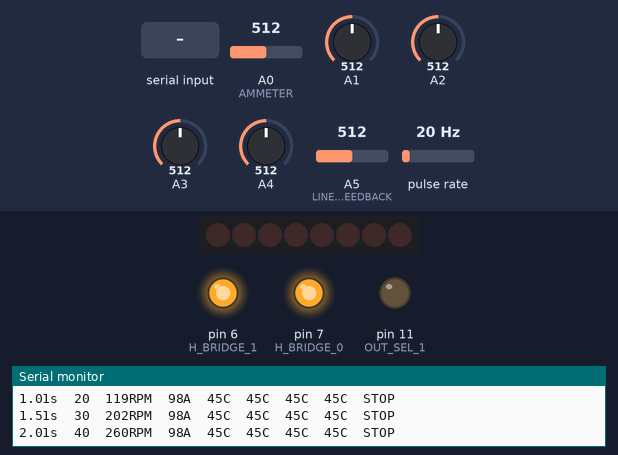
Recording of a sketch running on a simulated Arduino Uno, built with avr-gcc and run on an emulated ATmega328P. Shown: 8 shift-register outputs drawn as a row of LEDs (first output left, lit = HIGH), output pins drawn as LEDs (lit = HIGH), the last lines printed to the serial monitor. Wiring (inferred from the names in the program): pulse sensor: data pin 2; shift register (74HC595): data pin 12; shift clock pin 9; latch pin 10. Wiring (inferred from the signals the program sends): row of LEDs: on Q0, Q1, Q2, Q3, Q4, Q5, Q6, Q7. The test bench sets the inputs (shaded band); at power-on: A0 (AMMETER) = 512, A1 = 512, A2 = 512, A3 = 512, A4 = 512, A5 (LINEAR_FEEDBACK) = 512, pulse rate 20 Hz. Pins used as bus, display or sensor lines are not drawn.

Above: at 2.2 s.
2.3 s: "H90\n" received over Serial
At 3.0 s:
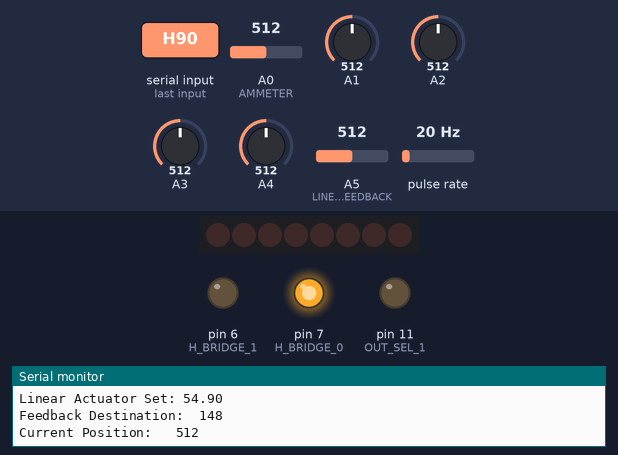
Timing chart, 0 to 5.3 s (numbered marks = the images above; inputs shaded):
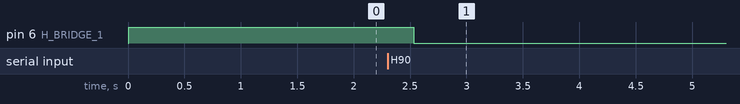

The sketch:

Test_Rig_v1.ino
```cpp
//Hyperloop Hover Engine Monitoring System
//Kevin Kha

#include "Test_Rig_v1.h"
/*
volatile int recorded_RPM = 0;
volatile int previous_RPM = 0;
volatile int current_RPM = 0;
*/
float recorded_RPM = 0;
float previous_RPM = 0;
float current_RPM = 0;
volatile uint16_t rotation_count = 0;
uint16_t old_rotation_count = 0;
float counts = 0;
float numStrips=3;

int recorded_temps[NUM_THERMISTORS];
int recorded_amps = 0;

volatile unsigned long int previous_time_us = 0;
volatile unsigned long int current_time_us = 0;
volatile unsigned int tach_period_us = 0;

void setup() {
  rig_initialize();
  /*
  int start_time = millis();
  for (int i = 0; i < 1000; i++){
    tachometer_handler();
  }
  int end_time = millis();
  Serial.println(end_time - start_time);
  */
}

void loop() {

  // put your main code here, to run repeatedly:
  record_temperatures(recorded_temps);
  record_amps(&recorded_amps);

  /*----------------------------------Print Results*/
  Serial.print(millis() / 1000.0);
  Serial.print("s\t");

/*

 current_time_us = millis();
  counts = ((rotation_count - old_rotation_count) * (100 - TACHOMETER_AVG_WEIGHT) + counts * TACHOMETER_AVG_WEIGHT) / 100;
  recorded_RPM = 60000.0 * counts / (current_time_us - previous_time_us);
  old_rotation_count = rotation_count;
  previous_time_us = current_time_us;
*/

  current_time_us = micros();
  counts = (rotation_count - old_rotation_count)/numStrips;
  previous_RPM = recorded_RPM; //assign RPM from previous loop to previous RPM
  current_RPM = 60000000.0 * counts / (current_time_us - previous_time_us);
  recorded_RPM = ((100-TACHOMETER_AVG_WEIGHT) * current_RPM + TACHOMETER_AVG_WEIGHT * previous_RPM)/100;
  old_rotation_count = rotation_count;
  previous_time_us = current_time_us;

  Serial.print(rotation_count);
  Serial.print("\t");
  print_RPM(recorded_RPM);

  //Calculate RPM

  print_amps(recorded_amps);
  print_temperatures(recorded_temps);
  emergency_shutdown(error_flag);
  Serial.println();
  delay(500);
}

void tachometer_handler() {
  //This function uses micros(), which overflows (resets back to 0) after ~70 minutes.
  rotation_count++;
  /*
  current_time_us = micros();
  tach_period_us = (tach_period_us * TACHOMETER_AVG_WEIGHT + (100 - TACHOMETER_AVG_WEIGHT) * (current_time_us - previous_time_us)) / 100;
  if (tach_period_us > MIN_PERIOD_US) { //debouncing
    recorded_RPM = (1000000.0 / tach_period_us) * 60.0;
    //recorded_RPM++; //counter
    previous_time_us = current_time_us  + TACHOMETER_HANDLER_OVERHEAD_US;
  }
  */
}
```

DAC_shield.cpp
```cpp
//DAC_shield
//Soldering Lab
//Kevin Kha F2015

#include "DAC_shield.h"

void DAC_shield::prep()
{
	pinMode(DATA, OUTPUT);
	pinMode(CLOCK, OUTPUT);
	pinMode(LATCH, OUTPUT);
	pinMode(OUT_SEL_0, OUTPUT);
	pinMode(OUT_SEL_1, OUTPUT);

  //Preset outputs to 0V
  set(0, 0);
  set(1, 0);
  set(2, 0);
  set(3, 0);
}

void DAC_shield::set(byte output_select, byte output_value)
{
  //Switch to the selected DAC
  digitalWrite(OUT_SEL_0, bitRead(output_select, 0));
  digitalWrite(OUT_SEL_1, bitRead(output_select, 1));

  //Enable transparency (Selected DAC can be updated)
  digitalWrite(LATCH, LOW);

  //Write value to the inputs and update DAC
  shiftOut(DATA, CLOCK, MSBFIRST, output_value);

  //Disable transparency (Selected DAC cannot be updated anymore, saving the current input values)
  digitalWrite(LATCH, HIGH);
}
```

DAC_shield.h
```cpp
//DAC_shield
//Soldering Lab
//Kevin Kha F2015

#ifndef DAC_shield_H_
#define DAC_shield_H_

#include "Arduino.h"

class DAC_shield
{
public:
  void prep();
  void set(byte output_select, byte output_value);
private:
  const int DATA = 8;
  const int CLOCK = 9;
  const int LATCH = 10;
  const int OUT_SEL_0 = 12;
  const int OUT_SEL_1 = 11;
};

#endif
```

HEMS.c
```cpp
//Hyperloop Hover Engine Monitoring System
//Kevin Kha

#include "HEMS.h"

// Global variables.
int error_flag = 0;

void record_temperatures(int *temperature_array) {
  unsigned long int ratio, thermistance, temperature;
  for (int temp_counter = 0; temp_counter < NUM_THERMISTORS; temp_counter++) {
    ratio = analogRead(thermistor_pins[temp_counter]);

    //Calculate the resistance of the thermistor based on the analogRead() value
    thermistance = (1023 - ratio) * REFERENCE_RESISTANCE / ratio;

    //Calculate temperature based on the thermistor resistance (formula based on https://en.wikipedia.org/wiki/Thermistor#B_or_.CE.B2_parameter_equation and datasheet values)
    temperature = ((100 - THERMISTOR_AVG_WEIGHT) * (THERMISTOR_BETA / (log(thermistance) - THERMISTOR_OFFSET) - 272) + THERMISTOR_AVG_WEIGHT * temperature_array[temp_counter]) / 100;

    //Save data;
    temperature_array[temp_counter] = temperature;
    if(temperature > TEMPERATURE_ALARM)
      error_flag = 1;
  }
}

void record_amps(int* recorded_amps) {
  //Calculate ammeter code
  int amps = abs(analogRead(AMMETER) * 5000.0 / 1023.0 - AMMETER_VCC / 2) * AMMETER_CONVERSION;
  *recorded_amps = amps;

  if(amps > AMPS_ALARM)
      error_flag = 1;
}
```

HEMS.h
```cpp
//Hyperloop Hover Engine Monitoring System
//Kevin Kha
#include "Arduino.h"
#include "math.h"

#ifndef HEMS_H_
#define HEMS_H_

#define NUM_THERMISTORS 4
#define REFERENCE_RESISTANCE 5100 //ohms
#define AMMETER_SENSITIVITY 8.7 //mV/A
#define AMMETER_CONVERSION 0.115 //A/mV
#define AMMETER_VCC 3300 //mV

//Digital Pin Assignments
#define TACHOMETER_0 2

//Analog Pin Assignments
#define AMMETER 0
#define COILS_FRONT 1
#define COILS_BACK 2
#define INTERIOR_WALL_RIGHT 3
#define INTERIOR_WALL_LEFT 4
const int thermistor_pins[] = {
  COILS_FRONT, COILS_BACK, INTERIOR_WALL_RIGHT, INTERIOR_WALL_LEFT
};

//Safety Thresholds:
#define TEMPERATURE_ALARM 100
#define AMPS_ALARM 70

// Global constants.
#define TACHOMETER_AVG_WEIGHT 70 //Out of 100 (value = (old_value * AVG_WEIGHT + (100 - AVG_WEIGHT) * new_value)/100 Set to 0 if you don't want exponential averaging.
#define THERMISTOR_AVG_WEIGHT 0 //Out of 100 (value = (old_value * AVG_WEIGHT + (100 - AVG_WEIGHT) * new_value)/100
#define TACHOMETER_HANDLER_OVERHEAD_US 48 //approximate overhead time for

#define THERMISTOR_BETA 3380
#define THERMISTOR_OFFSET -2.126

extern int error_flag;

// Helper functions.
void record_temperatures(int *temperature_array);
void record_amps(int * recorded_amps);
#endif
```

Linear_Actuator.cpp
```cpp
#include "Arduino.h"
#include "Linear_Actuator.h"

int currentPosition = 0;
int destination = 0;
int difference = 0;//values for knowing location

void linear_actuator_initialize()
{
  pinMode(H_BRIDGE_0, OUTPUT);
  pinMode(H_BRIDGE_1, OUTPUT);
  digitalWrite(H_BRIDGE_0, HIGH);
  digitalWrite(H_BRIDGE_1, HIGH);
}

void linear_actuator_set(float height_value) {
  //Calculate the feedback potentiometer value that corresponds to the height
  int destination = map(height_value, HEIGHT_MAX, HEIGHT_MIN, FEEDBACK_MIN, FEEDBACK_MAX);
  Serial.print("Feedback Destination:\t");
  Serial.println(destination);
  if (abs(destination - analogRead(LINEAR_FEEDBACK)) > PRECISION) {
    currentPosition = analogRead(LINEAR_FEEDBACK);//check where you are
    Serial.print("Current Position: \t");
    Serial.println(currentPosition);
    if (currentPosition < destination)
      pullActuatorUntilStop(destination);// choose what action to take
    else if (currentPosition > destination)
      pushActuatorUntilStop(destination);
  }
  Serial.println("In position!");
  stopActuator();
}//end void loop

void pushActuatorUntilStop(int destination) {
  while (abs(destination - analogRead(LINEAR_FEEDBACK)) > PRECISION)
    pushActuator();
  delay(25);
  stopActuator();
}//end pushActuatorUntilStop

void pullActuatorUntilStop(int destination) {
  while (abs(destination - analogRead(LINEAR_FEEDBACK)) > PRECISION)
    pullActuator();
  delay(25);
  stopActuator();
}//end pullActuatorUntilStop

void stopActuator() {
  digitalWrite(H_BRIDGE_0, HIGH);
  digitalWrite(H_BRIDGE_1, HIGH);
}//end stopActuator

void pushActuator() {
  digitalWrite(H_BRIDGE_0, HIGH);
  digitalWrite(H_BRIDGE_1, LOW);
}//end pushActuator

void pullActuator() {
  digitalWrite(H_BRIDGE_0, LOW);
  digitalWrite(H_BRIDGE_1, HIGH);
}//end pullActuator
```

Linear_Actuator.h
```cpp
//Hyperloop Hover Engine Monitoring System
//Linear Actuator Control

//Pin Assignments
#define LINEAR_FEEDBACK 5 //Analog
#define H_BRIDGE_0 7 //Digital
#define H_BRIDGE_1 6 //Digital

//Constraints
#define HEIGHT_MIN 4.10
#define HEIGHT_MAX 54.9
#define FEEDBACK_MIN 148 //corresponds to the most retracted state of the linear actuator (should be 54.9mm)
#define FEEDBACK_MAX 1006 //corresponds to the most extended state of the linear actuator (should be 4.1mm)
#define PRECISION 5

// Helper functions.
void linear_actuator_initialize();
void linear_actuator_set(float height_value);
void pullActuatorUntilStop(int destination);
void pushActuatorUntilStop(int destination);
void stopActuator();
void pushActuator();
void pullActuator();
```

Test_Rig_v1.cpp
```cpp
//Hyperloop Hover Engine Monitoring System
//Kevin Kha

#include "Test_Rig_v1.h"

// Global variables.
DAC_shield throttle;
String inputString = "";
float Throttle_value = 0;
float height_value = 0;

void rig_initialize(){
  Serial.begin(SERIAL_BAUD_RATE);
  Serial.println("Hyperloop Hover Engine Monitoring System");
  Serial.println("Diagnostics Mode Activated");

  //Setup throttle
  throttle.prep();
  throttle.set(THROTTLE_DAC_PORT, 0);
  //Serial.println("Typing in a number between 0 and 255 will change the throttle.");
  inputString.reserve(5);

  //Setup Linear Actuator
  linear_actuator_initialize();

  //Setup tachometer
  pinMode(TACHOMETER_0, INPUT);
  //Set up an interrupt on TACHOMETER_0 pin that triggers the tachometer_handler function whenever that pin changes from LOW to HIGH (RISING).
  attachInterrupt(digitalPinToInterrupt(TACHOMETER_0), &tachometer_handler, RISING);
  delay(1000);
}

//Print the current
void print_amps(int amps){
  Serial.print(amps);
  Serial.print("A\t");
}

//Print out all of the temperatures
void print_temperatures(int *recorded_temps) {
  for (int temp_counter = 0; temp_counter < NUM_THERMISTORS; temp_counter++) {
    Serial.print(recorded_temps[temp_counter]);
    Serial.print("C\t");
  }
}

void print_RPM(int RPM) {
  Serial.print(RPM);
  Serial.print("RPM\t");
}

void set_Throttle(int target_Throttle) {
  Serial.print("New Throttle Value: ");
  Serial.println(target_Throttle);
  throttle.set(THROTTLE_DAC_PORT, target_Throttle);
}

void set_Height(float target_Height) {
  Serial.print("Linear Actuator Set: ");
  Serial.println(target_Height);
  linear_actuator_set(target_Height);
}

//What to do if an error is detected (overcurrent or overtemperature)
void emergency_shutdown(int error){
  if (error){
    Serial.print("STOP");

    //Shut down the engine (throttle -> 0);
    throttle.set(THROTTLE_DAC_PORT, 0);
  }
  else
  Serial.print("OK");
}

//Handles the Serial Commands
void serialEvent() {
  while (Serial.available()) {
    char received_char = (char)Serial.read();
    if (received_char == '\n') { //Detects when a command has been entered. Requires the "newline" setting to be active (so the Serial monitor automatically appends a newline character '\n' to any inputs.
      char command_char = inputString.charAt(0); //Figure out which command, based on the first letter in the input.

      //Execute the command with the value stored in the rest of the input.
      if (command_char == 'T'){
        Throttle_value = constrain(inputString.substring(1).toFloat(), THROTTLE_MIN, THROTTLE_MAX); //make sure the throttle input is within allowable bounds
        set_Throttle(Throttle_value);
      }
      else if (command_char == 'H'){ //Set the height
        height_value = constrain(inputString.substring(1).toFloat(), HEIGHT_MIN, HEIGHT_MAX); //make sure the height input is within allowable bounds
        set_Height(height_value);
      }
      else
        Serial.println("Unrecognized Input; T### for Throttle, H### for Height.");
      inputString = "";
      return;
    }
    inputString += received_char;
  }
}
```

Test_Rig_v1.h
```cpp
//Hyperloop Hover Engine Monitoring System
//Kevin Kha
#include "DAC_shield.h"
#include "Linear_Actuator.h"

extern "C" {
#include "HEMS.h"
}

#define SERIAL_BAUD_RATE 9600

//Pin Assignments
#define THROTTLE_DAC_PORT 0

//Constraints
#define THROTTLE_MIN 0.00
#define THROTTLE_MAX 3.56
#define DAC_OUT_MIN 0.00 //Lowest output voltage from DAC
#define DAC_OUT_MAX 3.56 //Highest output voltage from DAC
#define MIN_PERIOD_US 25000
#define MIN_PERIOD_MS 25

// Helper functions.
void rig_initialize();
void print_amps(int amps);
void print_temperatures(int *recorded_temps);
void print_RPM(int RPM);
void tachometer_handler();
void set_Throttle(int target_Throttle);
void set_Height(float target_Height);
void emergency_shutdown(int error);
void serialEvent();
```

Measured:
- after the input at 2.3 s, pin 6 (H_BRIDGE_1): HIGH → LOW after 0.23 s
